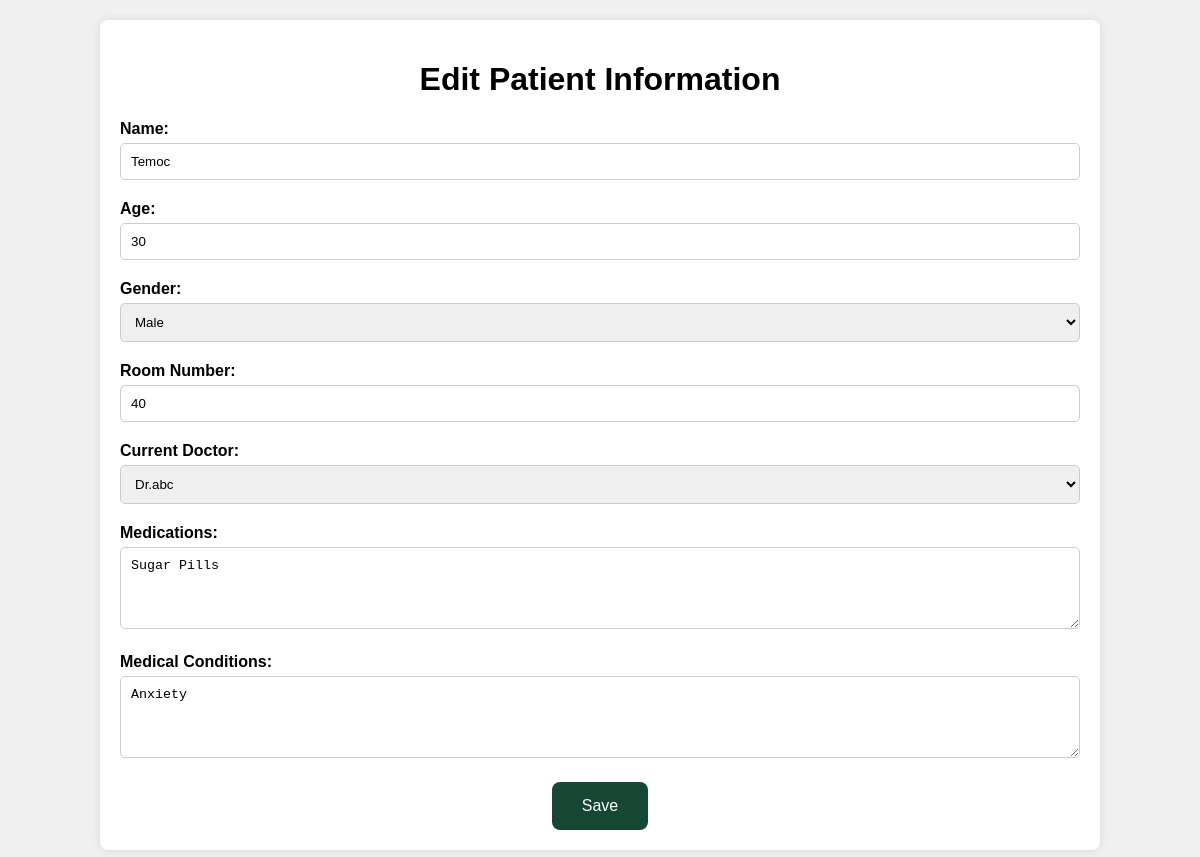
The page /edit_patient.php?patient_id=1 (signed in) on the database its author committed.
### tables this page shows
CREATE TABLE `patientinfo` (
  `patient_id` int(11) NOT NULL,
  `name` varchar(255) NOT NULL,
  `age` int(11) NOT NULL,
  `gender` enum('M','F') NOT NULL,
  `medical_conditions` text NOT NULL,
  `room_number` int(11) NOT NULL,
  `admission_type` int(11) NOT NULL,
  `medication` text NOT NULL
);

### edit_patient.php (the view, shortened to what this page needs)
<?php
$patient_id = $_GET['patient_id'];
$conn = mysqli_connect('localhost:3399', 'test', 'test1234', 'hospitaldb');
$query = "SELECT * FROM patientinfo WHERE patient_id = '$patient_id'";
$result = mysqli_query($conn, $query);
$patient = mysqli_fetch_assoc($result);
$doctor_query = "SELECT * FROM doctor";
$doctor_result = mysqli_query($conn, $doctor_query);
$assigned_doctor_query = "SELECT doctor.* FROM doctor INNER JOIN patientcare ON doctor.id = patientcare.doctor_id WHERE patientcare.patient_id = '$patient_id'";
$assigned_doctor_result = mysqli_query($conn, $assigned_doctor_query);
$assigned_doctor = mysqli_fetch_assoc($assigned_doctor_result);
?>
<!DOCTYPE html>
<html lang="en">
<head>
</head>
<body>
    <div class="container">
        <h1>Edit Patient Information</h1>
        <form action="#" method="post">
            <div class="form-group">
                <label for="name">Name:</label>
                <input type="text" id="name" name="name" value="<?php echo $patient['name']; ?>" required>
            </div>
            <div class="form-group">
                <label for="age">Age:</label>
                <input type="number" id="age" name="age" value="<?php echo $patient['age']; ?>" required>
            </div>
            <div class="form-group">
                <label for="gender">Gender:</label>
                <select id="gender" name="gender" required>
                    <option value="M" <?php if ($patient['gender'] == 'M') echo 'selected'; ?>>Male</option>
                </select>
            </div>
            <div class="form-group">
                <label for="room_number">Room Number:</label>
                <input type="text" id="room_number" name="room_number" value="<?php echo $patient['room_number']; ?>" required>
            </div>
            <div class="form-group">
                <label for="doctor">Current Doctor:</label>
                <select id="doctor" name="doctor" required>
                    <?php while ($row = mysqli_fetch_assoc($doctor_result)) : ?>
                        <option value="<?php echo $row['id']; ?>" <?php if ($assigned_doctor && $assigned_doctor['id'] == $row['id']) echo 'selected'; ?>><?php echo $row['name']; ?></option>
                    <?php endwhile; ?>
                </select>
            </div>
            <div class="form-group">
                <label for="medications">Medications:</label>
                <textarea id="medications" name="medications" rows="4"><?php echo $patient['medication']; ?></textarea>
            </div>
            <div class="form-group">
                <label for="conditions">Medical Conditions:</label>
                <textarea id="conditions" name="conditions" rows="4"><?php echo $patient['medical_conditions']; ?></textarea>
            </div>
            <button type="submit">Save</button>
        </form>
    </div>
</body>
</html>

### edit_patient.php (style rules this page uses)
body { font-family: Arial, sans-serif; margin: 0; padding: 0; background-color: #f0f0f0; }
.container { width: 80%; margin: 20px auto; background-color: #fff; padding: 20px; border-radius: 8px; box-shadow: 0 0 10px rgba(0,0,0,0.1); }
h1 { text-align: center; }
.form-group { margin-bottom: 20px; }
label { display: block; font-weight: bold; margin-bottom: 5px; }
input[type="text"], input[type="number"], select, textarea { width: 100%; padding: 10px; border-radius: 5px; border: 1px solid #ccc; box-sizing: border-box; }
button { display: block; margin: 0 auto; padding: 15px 30px; border: none; border-radius: 8px; background-color: #154734; color: #fff; cursor: pointer; font-size: 16px; }

### rows shown on the page
patientinfo: name "Temoc", age "30", gender "Male", room_number "40", medications "Sugar Pills", conditions "Anxiety"

### other values the page prints
form field doctor "Dr.abc"
